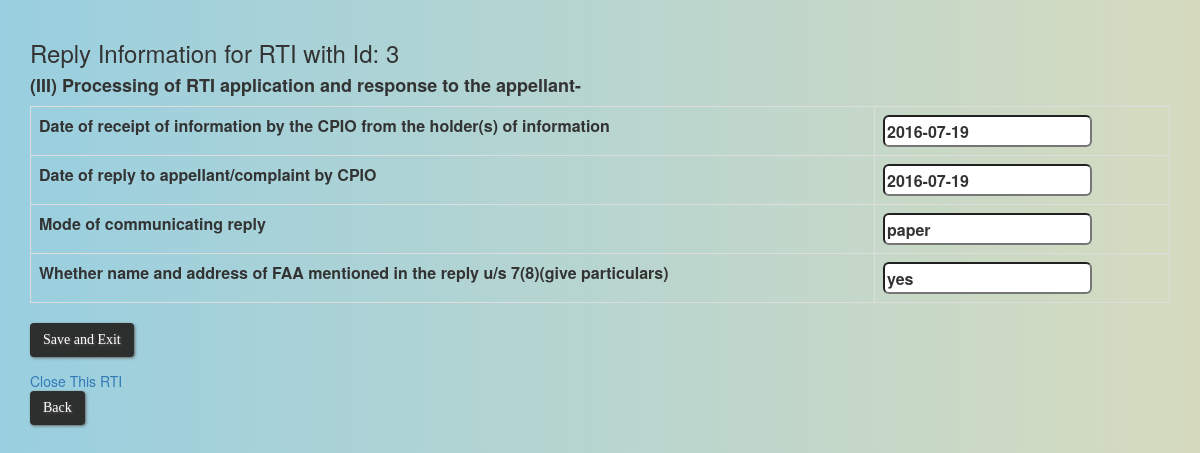
The page /reply_to_appelant.php?id=3 on the database its author committed.
### tables this page shows
CREATE TABLE `info_about_reply` (
  `id` int(11) NOT NULL,
  `holder_receipt_date` date NOT NULL,
  `reply_date` date NOT NULL,
  `reply_mode` varchar(20) NOT NULL,
  `reply_time` int(11) NOT NULL,
  `faa_info` varchar(50) NOT NULL
);

### reply_to_appelant.php (the view, shortened to what this page needs)
<html>
	<head>
		<link rel="stylesheet" href="css/background.css">
		<link rel="stylesheet" href="bootstrap/css/bootstrap.min.css">
	</head>
	<body>
		<div class="container">
<?php
	$Id = $_GET['id'];
	echo "<br><h3>Reply Information for RTI with Id: ".$Id."</h3>";
	include 'config_database.php';
	$query=" SELECT * FROM info_about_reply WHERE id=".$Id.";";
    $r= mysqli_query($con, $query);
    $res=mysqli_fetch_assoc($r);
    if($res)
    {
?>
<h4><strong>(III) Processing of RTI application and response to the appellant-</strong></h4>
	<form action ="reply&section4.php" method ="post">
		<table class="table table-bordered">
			<tr>
				<th>Date of receipt of information by the CPIO from the holder(s) of information</th>
				<th><input type="text" style="height:32px" name="holder_receipt_date" value=<?php echo $res['holder_receipt_date']; ?> placeholder="YYYY-MM-DD"></th>
			</tr>
			<tr>
				<th>Date of reply to appellant/complaint by CPIO</th>
				<th><input type="text" style="height:32px" name="reply_date" value="<?php echo $res['reply_date']; ?>" placeholder="YYYY-MM-DD"></th></tr>
			<tr>
				<th>Mode of communicating reply </th>
				<th><input type="text" style="height:32px" name="reply_mode" value="<?php echo $res['reply_mode']; ?>"></th>
			</tr>
			<tr>
				<th>Whether name and address of FAA mentioned in the reply u/s 7(8)(give particulars)</th>
				<th><input type="text" style="height:32px" name="faa_info" value=<?php echo $res['faa_info']; ?> ></th>
			</tr>
		</table>
		<input type="submit" name="submitresponsenew" class=btn value="Save and Exit">
	</form>
<?php
		echo "<td><a href='close_rti.php?id=".$Id."'>Close This RTI</a></td>";
		echo "<br><a class=btn href='ongoing_rti_option.php?id=".$Id."''>Back</a>" ;
	}
?>
</div>
</body>
</html>

### css/background.css (style rules this page uses)
body { background: #99cfe0; background: -moz-linear-gradient(left, #f9cfe0 0%, #d6dbbf 100%); background: -webkit-linear-gradient(left, #99cfe0 0%,#d6dbbf 100%); background: linear-gradient(to right, #99cfe0 0%,#d6dbbf 100%); }
.btn { background: #2d2e2e; background-image: -webkit-linear-gradient(top, #2d2e2e, #6b696b); background-image: -moz-linear-gradient(top, #2d2e2e, #6b696b); background-image: -ms-linear-gradient(top, #2d2e2e, #6b696b); background-image: -o-linear-gradient(top, #2d2e2e, #6b696b); background-image: linear-gradient(to bottom, #2d2e2e, #6b696b); -webkit-border-radius: 8; -moz-border-radius: 8; border-radius: 8px; text-shadow: 1px 1px 3px #616161; -webkit-box-shadow: 1px 1px 3px #666666; -moz-box-shadow: 1px 1px 3px #666666; box-shadow: 1px 1px 3px #666666; font-family: Georgia; color: #ffffff; font-size: 20px; padding: 10px 20px 10px 20px; text-decoration: none; cursor: pointer; }
input { border-radius: 6px; }

### rows shown on the page
info_about_reply: holder_receipt_date "2016-07-19", reply_date "2016-07-19", reply_mode "paper", faa_info "yes"

### other values the page prints
$Id "3"
